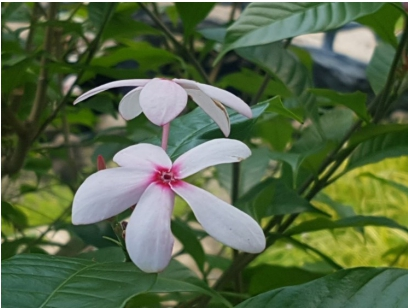
#> input picture image/lib/img/flower01.jpg, 408 x 308 px; its folder holds 5 pictures in this run
$ jupyter execute --allow-errors pillow.ipynb   (shell and % lines are left out)
#> lines starting #> are read from the running program, lines starting #| are printed output that depends on the picture
# 1. 필요한 패키지 설치

# 2. 코드

## 2.1 파일 열기 및 옵션 사용
사용 내용 정리
 - glob: 패턴 및 경로에 해당하는 파일 찾기.
 - Image.open: 이미지 파일 열어서, Image 객체 로드해서 다양한 처리나 변환 작업 등 수행 가능
    - e.g.) resize, rotate, filter, convert 등
 - ImageFilter: 이미지에 여러 효과 적용하는데 사용.

[cell 1]
from glob import glob
from PIL import Image, ImageFilter

fileList = glob('./lib/img/*.jpg') # 패턴에 해당하는 파일 가져옴.
file = fileList[0]

# 파일 확인
imgExample1 = Image.open(file)
#> imgExample1 is the input picture: PIL image 408x308 RGB; mean R, G, B 85.7, 104, 70.5
# 관련 옵션
imgExample1.resize((400, 300))
imgExample1.rotate(45)
imgExample1.filter(ImageFilter.CONTOUR) # 윤곽선
imgExample1.convert('L') # 이미지 흑백으로 변환
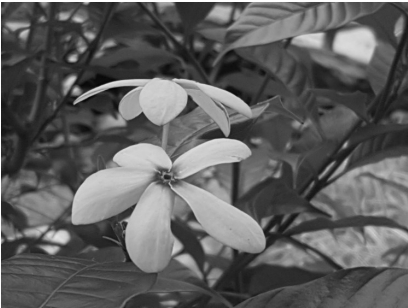
#> Out: PIL image 408x308 L; min 4, max 255, mean 94.7

## 2.2 파일이 없을 때

[cell 2]
from glob import glob
from PIL import Image
import csv

def imgOpen(file):
    try:
        baseFolder = './lib/img/'
        file = baseFolder + file
        img = Image.open(file)
        print(img.format, img.size, img.mode)
    except IOError as err:
        print("%s unable to load image"%file)

#> (the rest of this cell did not finish here and is left out)

## 2.3 이미지 파일 열기 및 배열 형태의 이미지 데이터를 그림으로 표시, 저장
### 2.3.1 배열 형태의 이미지 데이터를 그림으로 표시
```python
# .imshow()
import matplotlib.pyplot as plt
plt.imshow(img)
```

### 2.3.2 이미지 파일 열기
```python
# .show()
from PIL import Image
img.rotate(45).show()
```

### 2.3.3 파일 저장
```python
# .save(): 경로 없이 파일명만 있을 경우, 저장시점 디렉토리에 파일 저장됨.
img.save('../saveImg.jpg')
```

[cell 3]
from PIL import Image
import matplotlib.pyplot as plt

try:
    img = Image.open("./lib/img/flower01.jpg")
    plt.imshow(img)
    img.rotate(45).show()
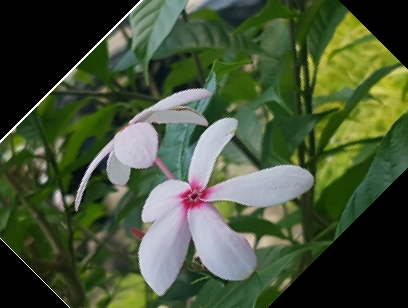
#> shown: PIL image 408x308 RGB; mean R, G, B 69.8, 83.3, 56.1
    img.save('../saveImg.jpg')
except IOError as err:
    print("unable to load image")

$ run again, on image/lib/img/flower02.jpg
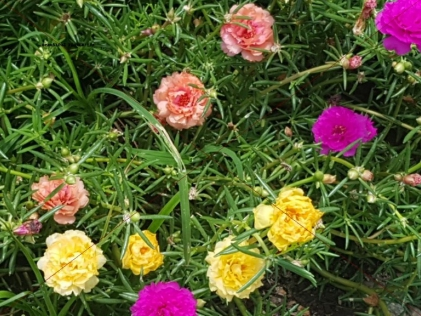
#> input picture image/lib/img/flower02.jpg, 421 x 316 px
#> imgExample1 is the input picture: PIL image 421x316 RGB; mean R, G, B 90, 94.1, 51.3
#> `imgExample1.convert('L')`:
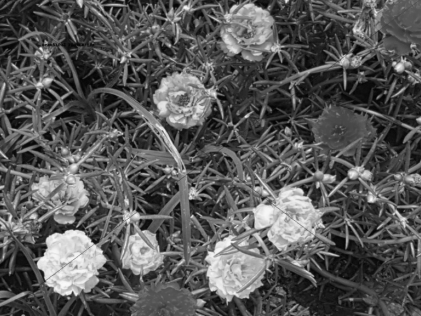
#> Out: PIL image 421x316 L; min 2, max 250, mean 88

$ run again, on image/lib/img/flower03.jpg
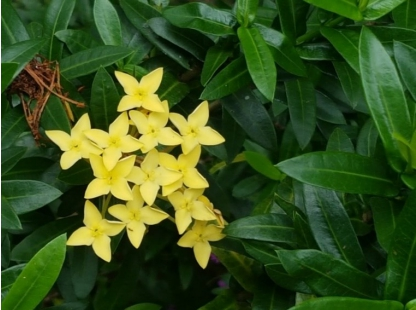
#> input picture image/lib/img/flower03.jpg, 416 x 310 px
#> imgExample1 is the input picture: PIL image 416x310 RGB; mean R, G, B 55.4, 81.5, 29.2
#> `imgExample1.convert('L')`:
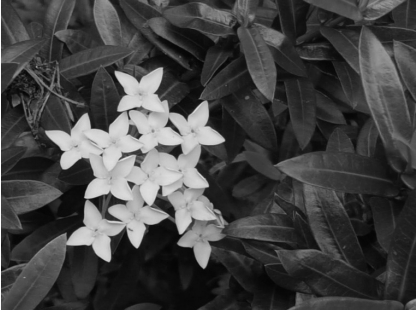
#> Out: PIL image 416x310 L; min 4, max 253, mean 67.8

$ run again, on image/lib/img/flower04.jpg
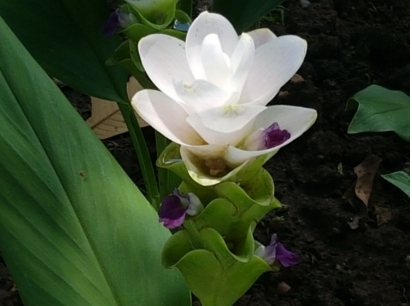
#> input picture image/lib/img/flower04.jpg, 412 x 306 px
#> imgExample1 is the input picture: PIL image 412x306 RGB; mean R, G, B 58.6, 72.2, 48.7
#> `imgExample1.convert('L')`:
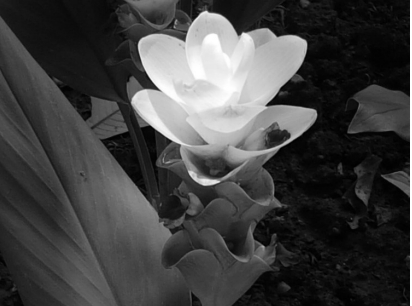
#> Out: PIL image 412x306 L; min 0, max 255, mean 65.5

$ run again, on image/lib/img/flower06.jpg
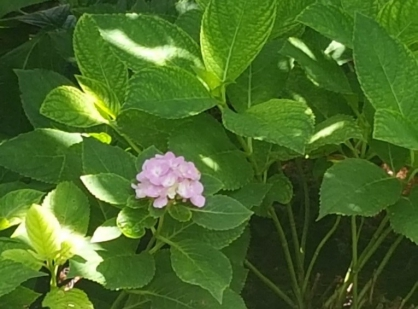
#> input picture image/lib/img/flower06.jpg, 418 x 309 px
#> imgExample1 is the input picture: PIL image 418x309 RGB; mean R, G, B 72.6, 106.4, 38.7
#> `imgExample1.convert('L')`:
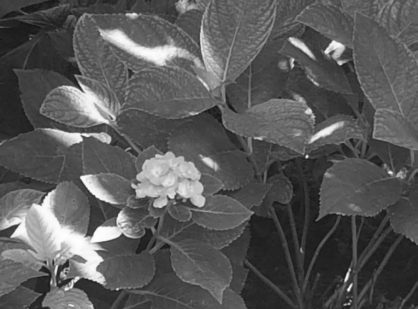
#> Out: PIL image 418x309 L; min 19, max 254, mean 88.6
